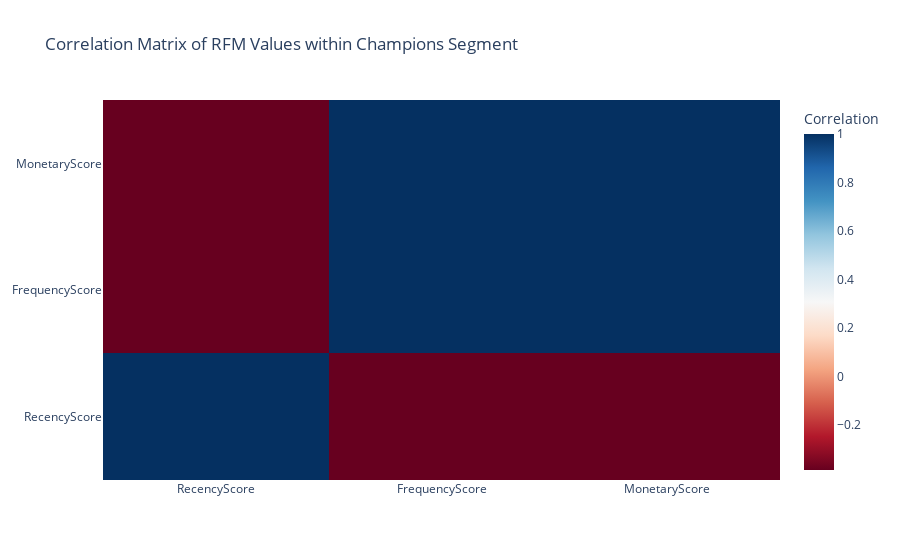

Here is the notebook cell this chart was saved with:
### Code cell
correlation_matrix = champions_segment[['RecencyScore', 'FrequencyScore', 'MonetaryScore']].corr()

# Visualize the correlation matrix using a heatmap
fig_heatmap = go.Figure(data=go.Heatmap(
                   z=correlation_matrix.values,
                   x=correlation_matrix.columns,
                   y=correlation_matrix.columns,
                   colorscale='RdBu',
                   colorbar=dict(title='Correlation')))

fig_heatmap.update_layout(title='Correlation Matrix of RFM Values within Champions Segment')

fig_heatmap.show()

### Figure 1 — Plotly figure (JSON) as saved in the notebook; plotly's stock layout.template omitted (floating-point values rounded to 4 significant figures)
{"data": [{"colorbar": {"title": {"text": "Correlation"}}, "colorscale": [[0, "rgb(103,0,31)"], [0.1, "rgb(178,24,43)"], [0.2, "rgb(214,96,77)"], [0.3, "rgb(244,165,130)"], [0.4, "rgb(253,219,199)"], [0.5, "rgb(247,247,247)"], [0.6, "rgb(209,229,240)"], [0.7, "rgb(146,197,222)"], [0.8, "rgb(67,147,195)"], [0.9, "rgb(33,102,172)"], [1, "rgb(5,48,97)"]], "type": "heatmap", "x": ["RecencyScore", "FrequencyScore", "MonetaryScore"], "y": ["RecencyScore", "FrequencyScore", "MonetaryScore"], "z": [[1, -0.3859, -0.3859], [-0.3859, 1, 1], [-0.3859, 1, 1]]}], "layout": {"title": {"text": "Correlation Matrix of RFM Values within Champions Segment"}}}
